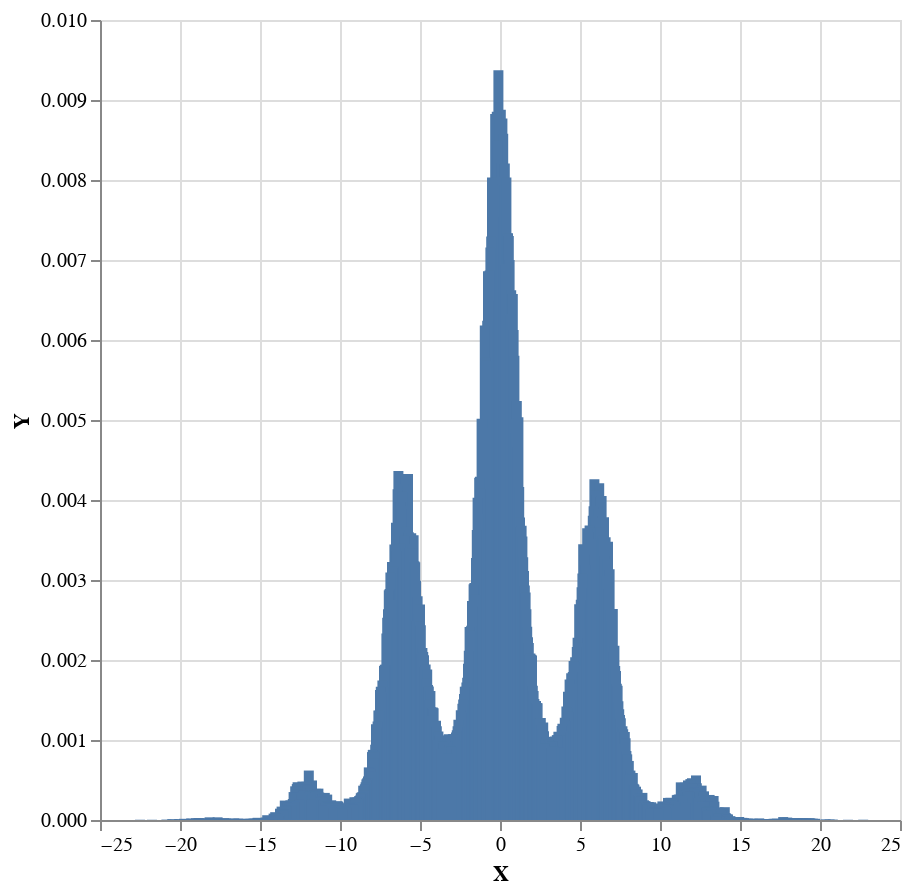

The cell this chart's notebook holds for it:
### Code cell
model5 :: MonadInfer m => m Double
model5 = do
    x <- normal 0 5
    (factor . Exp) (cos x)
    return x

sampler $ 
    plot . fmap (second (ln . exp)) . toEmpiricalWeighted . toBinsWeighted 0.05 
    <$> replicateM 100000 (weighted model5)

### Figure 1 — Vega-Lite specification as saved in the notebook (floating-point values rounded to 4 significant figures; data arrays with more than 128 entries replaced by an {"elided": "..."} marker saying what was removed)
{"$schema": "https://vega.github.io/schema/vega-lite/v4.json", "data": {"values": {"elided": "734 records"}}, "encoding": {"x": {"field": "X", "type": "quantitative"}, "y": {"field": "Y", "type": "quantitative"}}, "height": 400, "mark": "bar", "width": 400}
